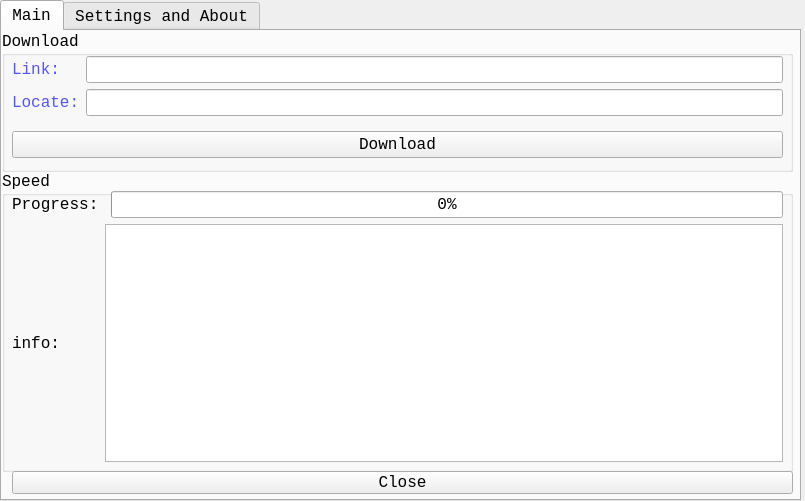
<?xml version="1.0" encoding="UTF-8"?>
<ui version="4.0">
 <class>MainWindow</class>
 <widget class="QMainWindow" name="MainWindow">
  <property name="geometry">
   <rect>
    <x>0</x>
    <y>0</y>
    <width>805</width>
    <height>501</height>
   </rect>
  </property>
  <property name="minimumSize">
   <size>
    <width>805</width>
    <height>501</height>
   </size>
  </property>
  <property name="maximumSize">
   <size>
    <width>805</width>
    <height>501</height>
   </size>
  </property>
  <property name="sizeIncrement">
   <size>
    <width>805</width>
    <height>501</height>
   </size>
  </property>
  <property name="baseSize">
   <size>
    <width>805</width>
    <height>501</height>
   </size>
  </property>
  <property name="font">
   <font>
    <family>Consolas</family>
    <pointsize>14</pointsize>
   </font>
  </property>
  <property name="windowTitle">
   <string>Downlodaer</string>
  </property>
  <property name="windowIcon">
   <iconset theme="1">
    <normaloff>C:/Users/Administrator/.designer/backup</normaloff>C:/Users/Administrator/.designer/backup</iconset>
  </property>
  <widget class="QWidget" name="centralwidget">
   <widget class="QTabWidget" name="tabWidget">
    <property name="geometry">
     <rect>
      <x>0</x>
      <y>0</y>
      <width>801</width>
      <height>501</height>
     </rect>
    </property>
    <property name="minimumSize">
     <size>
      <width>801</width>
      <height>501</height>
     </size>
    </property>
    <property name="maximumSize">
     <size>
      <width>801</width>
      <height>501</height>
     </size>
    </property>
    <property name="font">
     <font>
      <family>Consolas</family>
      <pointsize>12</pointsize>
     </font>
    </property>
    <property name="currentIndex">
     <number>0</number>
    </property>
    <widget class="QWidget" name="tab">
     <property name="cursor">
      <cursorShape>ArrowCursor</cursorShape>
     </property>
     <property name="autoFillBackground">
      <bool>false</bool>
     </property>
     <attribute name="title">
      <string>Main</string>
     </attribute>
     <widget class="QGroupBox" name="groupBox">
      <property name="geometry">
       <rect>
        <x>0</x>
        <y>0</y>
        <width>791</width>
        <height>141</height>
       </rect>
      </property>
      <property name="title">
       <string>Download</string>
      </property>
      <widget class="QWidget" name="verticalLayoutWidget_3">
       <property name="geometry">
        <rect>
         <x>10</x>
         <y>20</y>
         <width>771</width>
         <height>71</height>
        </rect>
       </property>
       <layout class="QVBoxLayout" name="verticalLayout_3">
        <item>
         <layout class="QHBoxLayout" name="horizontalLayout">
          <item>
           <layout class="QVBoxLayout" name="verticalLayout">
            <item>
             <widget class="QLabel" name="label">
              <property name="palette">
               <palette>
                <active>
                 <colorrole role="WindowText">
                  <brush brushstyle="SolidPattern">
                   <color alpha="255">
                    <red>85</red>
                    <green>85</green>
                    <blue>255</blue>
                   </color>
                  </brush>
                 </colorrole>
                </active>
                <inactive>
                 <colorrole role="WindowText">
                  <brush brushstyle="SolidPattern">
                   <color alpha="255">
                    <red>85</red>
                    <green>85</green>
                    <blue>255</blue>
                   </color>
                  </brush>
                 </colorrole>
                </inactive>
                <disabled>
                 <colorrole role="WindowText">
                  <brush brushstyle="SolidPattern">
                   <color alpha="255">
                    <red>120</red>
                    <green>120</green>
                    <blue>120</blue>
                   </color>
                  </brush>
                 </colorrole>
                </disabled>
               </palette>
              </property>
              <property name="text">
               <string>Link:</string>
              </property>
             </widget>
            </item>
            <item>
             <widget class="QLabel" name="label_2">
              <property name="palette">
               <palette>
                <active>
                 <colorrole role="WindowText">
                  <brush brushstyle="SolidPattern">
                   <color alpha="255">
                    <red>85</red>
                    <green>85</green>
                    <blue>255</blue>
                   </color>
                  </brush>
                 </colorrole>
                </active>
                <inactive>
                 <colorrole role="WindowText">
                  <brush brushstyle="SolidPattern">
                   <color alpha="255">
                    <red>85</red>
                    <green>85</green>
                    <blue>255</blue>
                   </color>
                  </brush>
                 </colorrole>
                </inactive>
                <disabled>
                 <colorrole role="WindowText">
                  <brush brushstyle="SolidPattern">
                   <color alpha="255">
                    <red>120</red>
                    <green>120</green>
                    <blue>120</blue>
                   </color>
                  </brush>
                 </colorrole>
                </disabled>
               </palette>
              </property>
              <property name="text">
               <string>Locate:</string>
              </property>
             </widget>
            </item>
           </layout>
          </item>
          <item>
           <layout class="QVBoxLayout" name="verticalLayout_2">
            <item>
             <widget class="QLineEdit" name="lineEdit"/>
            </item>
            <item>
             <widget class="QLineEdit" name="lineEdit_2"/>
            </item>
           </layout>
          </item>
         </layout>
        </item>
       </layout>
      </widget>
      <widget class="QPushButton" name="pushButton">
       <property name="geometry">
        <rect>
         <x>10</x>
         <y>100</y>
         <width>771</width>
         <height>27</height>
        </rect>
       </property>
       <property name="font">
        <font>
         <family>Consolas</family>
         <pointsize>12</pointsize>
        </font>
       </property>
       <property name="styleSheet">
        <string notr="true"/>
       </property>
       <property name="text">
        <string>Download</string>
       </property>
      </widget>
     </widget>
     <widget class="QGroupBox" name="groupBox_2">
      <property name="geometry">
       <rect>
        <x>0</x>
        <y>140</y>
        <width>791</width>
        <height>301</height>
       </rect>
      </property>
      <property name="title">
       <string>Speed</string>
      </property>
      <widget class="QWidget" name="gridLayoutWidget">
       <property name="geometry">
        <rect>
         <x>10</x>
         <y>20</y>
         <width>771</width>
         <height>271</height>
        </rect>
       </property>
       <layout class="QGridLayout" name="gridLayout">
        <item row="1" column="0">
         <widget class="QLabel" name="label_4">
          <property name="font">
           <font>
            <family>Consolas</family>
            <pointsize>12</pointsize>
           </font>
          </property>
          <property name="styleSheet">
           <string notr="true"/>
          </property>
          <property name="text">
           <string>info:</string>
          </property>
         </widget>
        </item>
        <item row="0" column="0">
         <widget class="QLabel" name="label_3">
          <property name="font">
           <font>
            <family>Consolas</family>
            <pointsize>12</pointsize>
           </font>
          </property>
          <property name="styleSheet">
           <string notr="true"/>
          </property>
          <property name="text">
           <string>Progress:</string>
          </property>
         </widget>
        </item>
        <item row="0" column="2">
         <widget class="QProgressBar" name="progressBar">
          <property name="palette">
           <palette>
            <active>
             <colorrole role="WindowText">
              <brush brushstyle="SolidPattern">
               <color alpha="255">
                <red>85</red>
                <green>0</green>
                <blue>255</blue>
               </color>
              </brush>
             </colorrole>
             <colorrole role="Button">
              <brush brushstyle="SolidPattern">
               <color alpha="255">
                <red>170</red>
                <green>170</green>
                <blue>0</blue>
               </color>
              </brush>
             </colorrole>
             <colorrole role="Light">
              <brush brushstyle="SolidPattern">
               <color alpha="255">
                <red>170</red>
                <green>170</green>
                <blue>127</blue>
               </color>
              </brush>
             </colorrole>
            </active>
            <inactive>
             <colorrole role="WindowText">
              <brush brushstyle="SolidPattern">
               <color alpha="255">
                <red>85</red>
                <green>0</green>
                <blue>255</blue>
               </color>
              </brush>
             </colorrole>
             <colorrole role="Button">
              <brush brushstyle="SolidPattern">
               <color alpha="255">
                <red>170</red>
                <green>170</green>
                <blue>0</blue>
               </color>
              </brush>
             </colorrole>
             <colorrole role="Light">
              <brush brushstyle="SolidPattern">
               <color alpha="255">
                <red>170</red>
                <green>170</green>
                <blue>127</blue>
               </color>
              </brush>
             </colorrole>
            </inactive>
            <disabled>
             <colorrole role="WindowText">
              <brush brushstyle="SolidPattern">
               <color alpha="255">
                <red>120</red>
                <green>120</green>
                <blue>120</blue>
               </color>
              </brush>
             </colorrole>
             <colorrole role="Button">
              <brush brushstyle="SolidPattern">
               <color alpha="255">
                <red>170</red>
                <green>170</green>
                <blue>0</blue>
               </color>
              </brush>
             </colorrole>
             <colorrole role="Light">
              <brush brushstyle="SolidPattern">
               <color alpha="255">
                <red>170</red>
                <green>170</green>
                <blue>127</blue>
               </color>
              </brush>
             </colorrole>
            </disabled>
           </palette>
          </property>
          <property name="value">
           <number>0</number>
          </property>
         </widget>
        </item>
        <item row="1" column="1" colspan="2">
         <widget class="QTextBrowser" name="textBrowser"/>
        </item>
       </layout>
      </widget>
     </widget>
     <widget class="QPushButton" name="pushButton_2">
      <property name="geometry">
       <rect>
        <x>10</x>
        <y>440</y>
        <width>781</width>
        <height>23</height>
       </rect>
      </property>
      <property name="font">
       <font>
        <family>Consolas</family>
        <pointsize>12</pointsize>
       </font>
      </property>
      <property name="styleSheet">
       <string notr="true"/>
      </property>
      <property name="text">
       <string>Close</string>
      </property>
     </widget>
    </widget>
    <widget class="QWidget" name="tab_2">
     <attribute name="title">
      <string>Settings and About</string>
     </attribute>
     <widget class="QTabWidget" name="tabWidget_2">
      <property name="geometry">
       <rect>
        <x>10</x>
        <y>270</y>
        <width>781</width>
        <height>181</height>
       </rect>
      </property>
      <property name="font">
       <font>
        <family>Consolas</family>
        <pointsize>12</pointsize>
        <weight>50</weight>
        <bold>false</bold>
       </font>
      </property>
      <property name="styleSheet">
       <string notr="true">color:rgb(85, 85, 255);</string>
      </property>
      <property name="currentIndex">
       <number>0</number>
      </property>
      <widget class="QWidget" name="tab_3">
       <attribute name="title">
        <string>About</string>
       </attribute>
       <widget class="QWidget" name="verticalLayoutWidget_4">
        <property name="geometry">
         <rect>
          <x>10</x>
          <y>0</y>
          <width>761</width>
          <height>141</height>
         </rect>
        </property>
        <layout class="QVBoxLayout" name="verticalLayout_4">
         <item>
          <widget class="QGroupBox" name="groupBox_6">
           <property name="font">
            <font>
             <family>Consolas</family>
             <pointsize>12</pointsize>
            </font>
           </property>
           <property name="title">
            <string>Links</string>
           </property>
           <widget class="QPushButton" name="pushButton_3">
            <property name="geometry">
             <rect>
              <x>60</x>
              <y>30</y>
              <width>691</width>
              <height>23</height>
             </rect>
            </property>
            <property name="font">
             <font>
              <family>Consolas</family>
              <pointsize>12</pointsize>
             </font>
            </property>
            <property name="text">
             <string>Open Fast Link</string>
            </property>
           </widget>
           <widget class="QGroupBox" name="groupBox_5">
            <property name="geometry">
             <rect>
              <x>10</x>
              <y>70</y>
              <width>759</width>
              <height>67</height>
             </rect>
            </property>
            <property name="font">
             <font>
              <family>Consolas</family>
              <pointsize>12</pointsize>
             </font>
            </property>
            <property name="title">
             <string>About</string>
            </property>
            <widget class="QLabel" name="label_7">
             <property name="geometry">
              <rect>
               <x>60</x>
               <y>20</y>
               <width>681</width>
               <height>21</height>
              </rect>
             </property>
             <property name="font">
              <font>
               <family>Consolas</family>
               <pointsize>12</pointsize>
              </font>
             </property>
             <property name="text">
              <string>(c) 2021 import net.minecraft,All rights resirved.</string>
             </property>
            </widget>
           </widget>
          </widget>
         </item>
        </layout>
       </widget>
      </widget>
      <widget class="QWidget" name="tab_4">
       <attribute name="title">
        <string>Log</string>
       </attribute>
       <widget class="QTextBrowser" name="textBrowser_2">
        <property name="geometry">
         <rect>
          <x>0</x>
          <y>0</y>
          <width>761</width>
          <height>141</height>
         </rect>
        </property>
       </widget>
      </widget>
     </widget>
     <widget class="QWidget" name="verticalLayoutWidget_5">
      <property name="geometry">
       <rect>
        <x>10</x>
        <y>0</y>
        <width>781</width>
        <height>271</height>
       </rect>
      </property>
      <layout class="QVBoxLayout" name="verticalLayout_5">
       <item>
        <widget class="QLabel" name="label_5">
         <property name="font">
          <font>
           <family>Consolas</family>
           <pointsize>20</pointsize>
          </font>
         </property>
         <property name="styleSheet">
          <string notr="true">color:rgb(85, 85, 255);</string>
         </property>
         <property name="text">
          <string>Version:v1.7rc1</string>
         </property>
        </widget>
       </item>
       <item>
        <widget class="QSlider" name="horizontalSlider">
         <property name="maximum">
          <number>1000</number>
         </property>
         <property name="pageStep">
          <number>1</number>
         </property>
         <property name="orientation">
          <enum>Qt::Horizontal</enum>
         </property>
        </widget>
       </item>
       <item>
        <widget class="QGroupBox" name="groupBox_3">
         <property name="font">
          <font>
           <family>Consolas</family>
           <pointsize>12</pointsize>
          </font>
         </property>
         <property name="styleSheet">
          <string notr="true">color:rgb(255,0,0);</string>
         </property>
         <property name="title">
          <string>Spyder Settings</string>
         </property>
         <widget class="QCheckBox" name="checkBox">
          <property name="geometry">
           <rect>
            <x>30</x>
            <y>40</y>
            <width>201</width>
            <height>21</height>
           </rect>
          </property>
          <property name="font">
           <font>
            <family>Consolas</family>
            <pointsize>12</pointsize>
           </font>
          </property>
          <property name="styleSheet">
           <string notr="true">color:rgb(85, 85, 255);</string>
          </property>
          <property name="text">
           <string>Don't use User-Agent</string>
          </property>
         </widget>
         <widget class="QLabel" name="label_6">
          <property name="geometry">
           <rect>
            <x>30</x>
            <y>20</y>
            <width>111</width>
            <height>21</height>
           </rect>
          </property>
          <property name="font">
           <font>
            <family>Consolas</family>
            <pointsize>12</pointsize>
           </font>
          </property>
          <property name="styleSheet">
           <string notr="true">color:rgb(85, 85, 255);</string>
          </property>
          <property name="text">
           <string>User-Agent:</string>
          </property>
         </widget>
         <widget class="QLineEdit" name="lineEdit_3">
          <property name="geometry">
           <rect>
            <x>140</x>
            <y>20</y>
            <width>621</width>
            <height>21</height>
           </rect>
          </property>
         </widget>
        </widget>
       </item>
       <item>
        <widget class="QGroupBox" name="groupBox_4">
         <property name="font">
          <font>
           <family>Consolas</family>
           <pointsize>12</pointsize>
          </font>
         </property>
         <property name="styleSheet">
          <string notr="true">color: rgb(255,0,0);</string>
         </property>
         <property name="title">
          <string>Info Settings</string>
         </property>
         <widget class="QCheckBox" name="checkBox_2">
          <property name="geometry">
           <rect>
            <x>30</x>
            <y>20</y>
            <width>201</width>
            <height>16</height>
           </rect>
          </property>
          <property name="font">
           <font>
            <family>Consolas</family>
            <pointsize>12</pointsize>
           </font>
          </property>
          <property name="styleSheet">
           <string notr="true">color: rgb(85, 85, 255);</string>
          </property>
          <property name="text">
           <string>Don't show speed</string>
          </property>
          <property name="checked">
           <bool>false</bool>
          </property>
         </widget>
         <widget class="QCheckBox" name="checkBox_3">
          <property name="geometry">
           <rect>
            <x>30</x>
            <y>40</y>
            <width>201</width>
            <height>16</height>
           </rect>
          </property>
          <property name="font">
           <font>
            <family>Consolas</family>
            <pointsize>12</pointsize>
           </font>
          </property>
          <property name="styleSheet">
           <string notr="true">color: rgb(85, 85, 255);</string>
          </property>
          <property name="text">
           <string>Don't show exceptions</string>
          </property>
          <property name="checked">
           <bool>false</bool>
          </property>
          <property name="tristate">
           <bool>false</bool>
          </property>
         </widget>
        </widget>
       </item>
       <item>
        <widget class="QCheckBox" name="checkBox_4">
         <property name="font">
          <font>
           <family>Consolas</family>
           <pointsize>12</pointsize>
          </font>
         </property>
         <property name="styleSheet">
          <string notr="true">color:rgb(85, 85, 255);</string>
         </property>
         <property name="text">
          <string>Use Chinese</string>
         </property>
        </widget>
       </item>
      </layout>
     </widget>
    </widget>
   </widget>
  </widget>
 </widget>
 <resources/>
 <connections/>
</ui>
